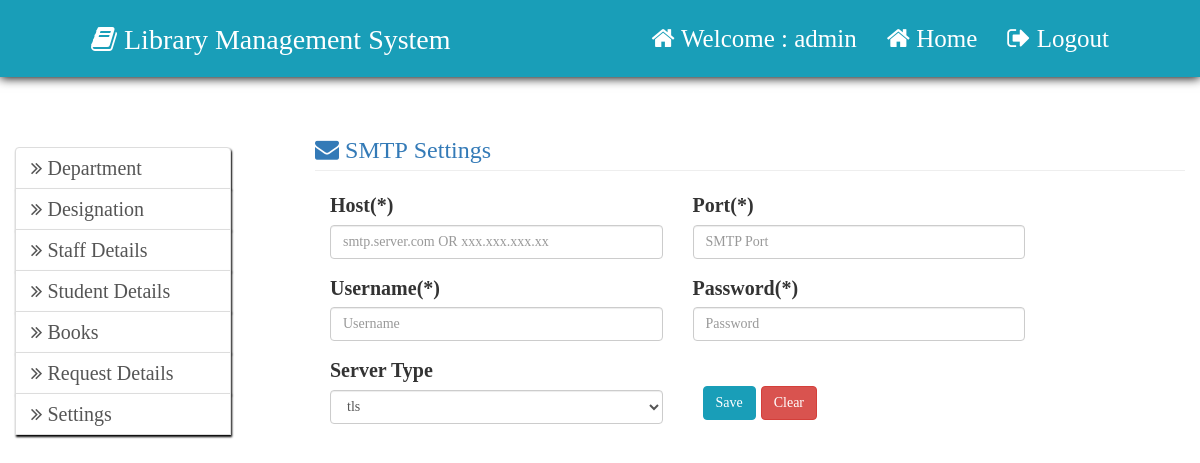
Page /admin/admin_smtp_settings.php (signed in) on the earlier database version.
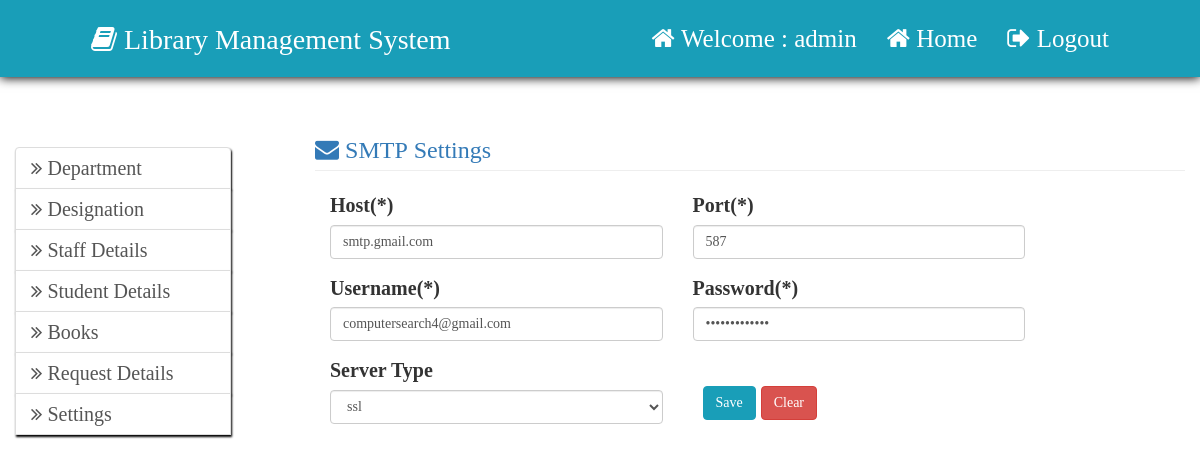
Same page on the later database version.
### tables this page shows
CREATE TABLE `settings` (
  `id` int(11) NOT NULL AUTO_INCREMENT,
  `app_name` varchar(30) NOT NULL,
  `app_decp` varchar(300) DEFAULT NULL,
  `app_logo` varchar(80) NOT NULL,
  `smtp_host` varchar(33) NOT NULL,
  `smtp_port` varchar(10) NOT NULL,
  `smtp_user` varchar(30) NOT NULL,
  `smtp_pass` varchar(30) NOT NULL,
  `smtp_sec_type` enum('ssl','tls') NOT NULL,
  PRIMARY KEY (`id`)
);

### admin/admin_smtp_settings.php (the view, shortened to what this page needs)
<?php
	include"../include/config.php";
?>
<html>
	<head>
		<?php
			include"../include/head.php";
		?>
	</head>
	<body>
		<?php include"admin_home_nav.php";?>
		<div class="col-md-3" style="margin-top:50px">
			<?php
				include"admin_sidenav.php";
			?>
		</div>
			<div class="col-md-9">
			<form method="post" action="<?php echo $_SERVER["PHP_SELF"]?>">
			<h3 class='page-header text-primary'><i class='fa fa-envelope'> SMTP Settings</i></h3>
	<?php
			 $qry="SELECT smtp_host,smtp_port,smtp_user,smtp_pass,smtp_sec_type
			 		FROM settings
			 ";
				$res=$con->query($qry);
				if($res->num_rows>0)
				{
					$row=$res->fetch_assoc();
				}
				?>
				<div class="form-group col-md-5">
					<label>Host(*)</label>
					<input type="text" name="host" value="<?php echo $row['smtp_host']?>" class="form-control" placeholder="smtp.server.com OR xxx.xxx.xxx.xx">
				</div>
				<div class="form-group col-md-5">
					<label>Port(*)</label>
					<input type="number" name="port" class="form-control" value="<?php echo $row['smtp_port']?>" placeholder="SMTP Port" required>
				</div>
				<div class="form-group col-md-5">
					<label>Username(*)</label>
					<input type="text" name="email" class="form-control" value="<?php echo $row['smtp_user']?>" placeholder="Username" required>
				</div>
				<div class="form-group col-md-5">
					<label>Password(*)</label>
					<input type="Password" name="Password" value="<?php echo $row['smtp_pass']?>" class="form-control" placeholder="Password" required>
				</div>
				<div class="form-group col-md-5">
					<label>Server Type</label>
					<select class="form-control" name="server_type">
					<?php if ($row['smtp_sec_type']=="ssl") {
						echo "<option value='ssl' selected>ssl</option>";
					} else  {
						echo "<option value='tls' selected>tls</option>";
					}
					?>
					</select>
				</div>
				<div class=" form-group col-md-5"style="position:relative;top:30px;">
					<input type="submit" class="btn btn-primary btn-md " name="save" value="Save" style="margin-left:5px">
					<input type="reset" class="btn btn-danger btn-md " value="Clear">
				</div>
			</form>
		</div>
	</body>
</html>

### include/head.php (shortened to what this page needs)
<link rel="stylesheet" type="text/css" href="../css/bootstrap.min.css">
<link rel="stylesheet" type="text/css" href="../css/style.css">
<link rel="stylesheet" type="text/css" href="../css/font-awesome.min.css">

### admin/admin_home_nav.php
<nav class="navbar navbar-inverse navbar-fixed-top">
	<div class="container-fluid">
		<div class="navbar-header">
			<a class="navbar-brand"><i class="fa fa-book"></i> Library Management System</a>
		</div>
		<ul class="nav navbar-nav navbar-right">
			<li><a href="#"><span class="fa fa-home"> Welcome : <?php echo $_SESSION['aname']?></span></a></li>
			<li><a href="admin_home.php"><span class="fa fa-home"> Home</span></a></li>
			<li><a href="../logout.php"><span class="fa fa-sign-out"> Logout</span></a></li>
		</ul>
	</div>
</nav>

### admin/admin_sidenav.php (shortened to what this page needs)
<a href="#design" class="list-group-item" data-toggle="collapse"><span class="fa fa-angle-double-right"> Department</span></a>
<a href="#dep" class="list-group-item" data-toggle="collapse"><span class="fa fa-angle-double-right"> Designation</span></a>
<a href="#staff" class="list-group-item" data-toggle="collapse"><span class="fa fa-angle-double-right"> Staff Details</span></a>
<a href="#std" class="list-group-item" data-toggle="collapse"><span class="fa fa-angle-double-right"> Student Details</span></a>
<a href="#lib" class="list-group-item" data-toggle="collapse"><span class="fa fa-angle-double-right"> Books</span></a>
<a href="#request" class="list-group-item" data-toggle="collapse"><span class="fa fa-angle-double-right"> Request Details</span></a>
<a href="#Settings" class="list-group-item" data-toggle="collapse"><span class="fa fa-angle-double-right"> Settings</span></a>

### css/style.css (style rules this page uses)
.btn-primary { background-color:#199EB8; border-color:#199EB8; }
.list-group-item { box-shadow: 1px 2px 2px black; width:80%; }
.navbar { position: relative; min-height: 75px; margin-bottom: 20px; border: 1px solid transparent; box-shadow: 0px 1px 10px black; }
.navbar-nav>li>a { padding-top: 25px; padding-bottom:25px; }
body { font-family:Times New Roman; font-size:20px; line-height: 1.42857143; color: #333; background-color: #fff; }
.navbar-inverse .navbar-nav>li>a { color: white; font-size:25px; }
.navbar-brand { float: left; height: 50px; padding: 15px 15px; font-size: 28px; line-height:1.7; }
.navbar-inverse .navbar-brand { color: white; }
.navbar>.container-fluid .navbar-brand { margin-left: 60px; }
.navbar-inverse { background-color:#199EB8; border-color:#199EB8; }
.navbar-right { float: right!important; margin-right: 60px; }

Differences in the rows shown:
added settings: host "smtp.gmail.com", port "587", email "computersearch4@gmail.com", server_type "ssl"
Other differences:
form field server_type: "tls" → (not shown)
